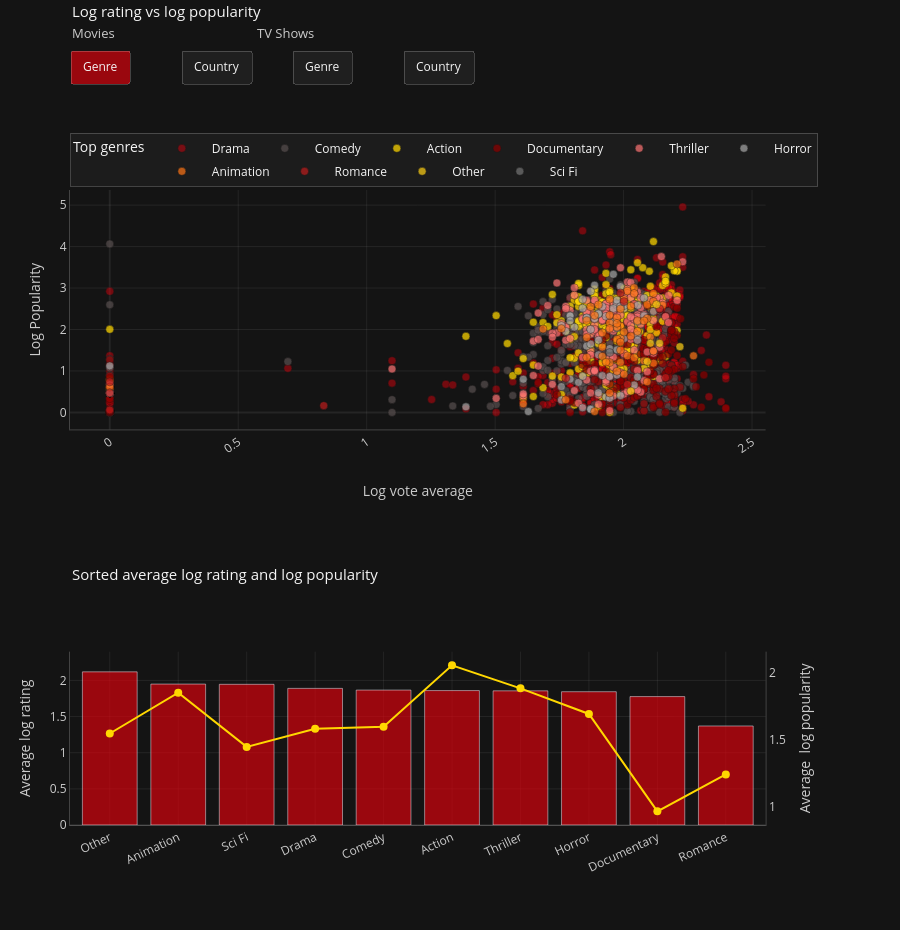

Notebook code for this chart:
### Code cell
PALETTE = [NETFLIX_RED, NETFLIX_GRAY, NETFLIX_GOLD, '#8b0000', '#f87171', '#a3a3a3',
           '#f97316', '#b91c1c', '#facc15', '#737373', '#ef4444', '#d4d4d4']


def view_label(content_type, breakdown):
    content_label = 'Movies' if content_type == 'Movie' else 'TV Shows'
    return f'{content_label} by {breakdown}'


def scatter_traces(content_type, breakdown):
    subset = fig4_rows[fig4_rows['type'] == content_type].copy()
    key_col = 'main_genre' if breakdown == 'genre' else 'primary_country'
    top_keys = subset[key_col].value_counts().head(10).index.tolist()
    traces = []
    for i, key in enumerate(top_keys):
        pts = subset[subset[key_col] == key]
        traces.append(go.Scatter(
            x=pts['log_vote_average'],
            y=pts['log_popularity'],
            mode='markers',
            name=str(key),
            legendgroup=str(key),
            text=pts['title'],
            customdata=np.stack([pts['primary_country'], pts['main_genre'], pts['type']], axis=1),
            marker=dict(
                size=8,
                opacity=0.72,
                color=PALETTE[i % len(PALETTE)],
                line=dict(color=NETFLIX_BG, width=0.5),
            ),
            hovertemplate=(
                '<b>%{text}</b><br>'
                'Log rating: %{x:.2f}<br>'
                'Log Popularity: %{y:.2f}<br>'
                'Country: %{customdata[0]}<br>'
                'Genre: %{customdata[1]}<br>'
                'Type: %{customdata[2]}'
                '<extra></extra>'
            ),
        ))
    return traces


def summary_metrics(content_type, breakdown):
    subset = fig4_rows[fig4_rows['type'] == content_type].copy()
    key_col = 'main_genre' if breakdown == 'genre' else 'primary_country'
    metrics = (
        subset.groupby(key_col)
        .agg(
            count=('title', 'size'),
            avg_log_rating=('log_vote_average', 'mean'),
            avg_log_popularity=('log_popularity', 'mean'),
        )
        .reset_index()
        .rename(columns={key_col: 'group'})
    )
    if breakdown == 'country':
        metrics = metrics[metrics['count'] >= 20]
    return metrics.sort_values('avg_log_rating', ascending=False).head(12)


def summary_traces(content_type, breakdown):
    metrics = summary_metrics(content_type, breakdown)
    return [
        go.Bar(
            x=metrics['group'],
            y=metrics['avg_log_rating'],
            name='Avg log rating',
            marker_color=NETFLIX_RED,
            showlegend=False,
            customdata=np.stack([metrics['count'], metrics['avg_log_popularity']], axis=1),
            hovertemplate='%{x}<br>Avg log rating: %{y:.2f}<br>Titles: %{customdata[0]}<br>Avg log popularity: %{customdata[1]:.2f}<extra></extra>',
        ),
        go.Scatter(
            x=metrics['group'],
            y=metrics['avg_log_popularity'],
            mode='lines+markers',
            name='Avg log popularity',
            marker=dict(color=NETFLIX_GOLD, size=8),
            line=dict(color=NETFLIX_GOLD, width=2),
            showlegend=False,
            hovertemplate='%{x}<br>Avg log popularity: %{y:.2f}<extra></extra>',
        ),
    ]


views = []
for content_type in ['Movie', 'TV Show']:
    for breakdown in ['genre', 'country']:
        scatter = scatter_traces(content_type, breakdown)
        summary = summary_traces(content_type, breakdown)
        views.append({
            'label': view_label(content_type, breakdown),
            'content_type': content_type,
            'breakdown': breakdown,
            'scatter_count': len(scatter),
            'legend_title': 'Top genres' if breakdown == 'genre' else 'Top countries',
            'summary_x': 'Genre' if breakdown == 'genre' else 'Country',
            'traces': scatter + summary,
        })

all_traces = []
trace_ranges = []
trace_positions = []
for view in views:
    start = len(all_traces)
    for local_idx, trace in enumerate(view['traces']):
        trace.visible = False
        all_traces.append(trace)
        if local_idx < view['scatter_count']:
            trace_positions.append((1, False))
        elif local_idx == view['scatter_count']:
            trace_positions.append((2, False))
        else:
            trace_positions.append((2, True))
    trace_ranges.append((start, len(all_traces)))

for trace in all_traces[trace_ranges[0][0]:trace_ranges[0][1]]:
    trace.visible = True

fig4 = make_subplots(
    rows=2,
    cols=1,
    shared_xaxes=False,
    vertical_spacing=0.35,
    row_heights=[0.58, 0.42],
    specs=[[{}], [{'secondary_y': True}]],
)

for trace, (row, secondary_y) in zip(all_traces, trace_positions):
    fig4.add_trace(trace, row=row, col=1, secondary_y=secondary_y)

N_VIEWS = len(views)
x_positions = [0.00, 0.15, 0.30, 0.45]
updatemenu_dicts = []

for i, (view, (start, end)) in enumerate(zip(views, trace_ranges)):
    visible = [False] * len(all_traces)
    for idx in range(start, end):
        visible[idx] = True

  
    bgcolor_updates = {
        f'updatemenus[{j}].bgcolor': (NETFLIX_RED if j == i else NETFLIX_PANEL)
        for j in range(N_VIEWS)
    }

    label = 'Genre' if view['breakdown'] == 'genre' else 'Country'

    updatemenu_dicts.append(dict(
        type='buttons',
        direction='right',
        x=x_positions[i],
        y=1.22,
        xanchor='left',
        yanchor='top',
        showactive=False,
        bgcolor=NETFLIX_RED if i == 0 else NETFLIX_PANEL,
        bordercolor=NETFLIX_BORDER,
        font=dict(color=NETFLIX_TEXT),
        pad=dict(t=0, r=4),
        buttons=[dict(
            label=label,
            method='update',
            args=[
                {'visible': visible},
                {
                    'legend': {'title': {'text': view['legend_title']}},
                    'xaxis2': {'title': '', 'tickangle': -25},
                    **bgcolor_updates,
                },
            ],
        )],
    ))

fig4.update_layout(
    height=930,
    margin=dict(l=70, r=90, t=190, b=105),
    plot_bgcolor=NETFLIX_BG,
    paper_bgcolor=NETFLIX_BG,
    font=dict(color=NETFLIX_MUTED),
    hovermode='closest',
    hoverlabel=dict(
        bgcolor=NETFLIX_HOVER,
        bordercolor=NETFLIX_BORDER,
        font=dict(color=NETFLIX_TEXT),
    ),
    legend=dict(
        title=dict(text=views[0]['legend_title'], font=dict(color=NETFLIX_TEXT)),
        font=dict(color=NETFLIX_TEXT),
        bgcolor='rgba(30,30,30,0.8)',
        bordercolor=NETFLIX_BORDER,
        borderwidth=1,
        orientation='h',
        y=1.005,
        x=0,
        xanchor='left',
        yanchor='bottom',
        itemwidth=50,
        tracegroupgap=4,
    ),
    updatemenus=updatemenu_dicts,
    annotations=[
        dict(text='Movies', x=0.00, y=1.265, xref='paper', yref='paper', showarrow=False, xanchor='left', font=dict(size=13, color=NETFLIX_MUTED)),
        dict(text='TV Shows', x=0.25, y=1.265, xref='paper', yref='paper', showarrow=False, xanchor='left', font=dict(size=13, color=NETFLIX_MUTED)),
        dict(text='Log rating vs log popularity', x=0.00, y=1.3, xref='paper', yref='paper', showarrow=False, xanchor='left', font=dict(size=15, color=NETFLIX_TEXT)),
        dict(text='Sorted average log rating and log popularity', x=0.00, y=0.395, xref='paper', yref='paper', showarrow=False, xanchor='left', font=dict(size=15, color=NETFLIX_TEXT)),
    ],
)

fig4.update_xaxes(title_text='Log vote average', title_standoff=30, tickangle=-35, row=1, col=1)
fig4.update_yaxes(title_text='Log Popularity', row=1, col=1)


fig4.update_xaxes(title_text='', tickangle=-25, row=2, col=1)
fig4.update_yaxes(title_text='Average log rating', range=[0, np.log1p(10)], row=2, col=1, secondary_y=False)
fig4.update_yaxes(title_text='Average  log popularity', showgrid=False, row=2, col=1, secondary_y=True)

fig4.update_xaxes(
    tickfont=dict(color=NETFLIX_MUTED),
    title_font=dict(color=NETFLIX_MUTED),
    gridcolor=NETFLIX_GRID,
    zerolinecolor=NETFLIX_GRID,
    linecolor=NETFLIX_BORDER,
)
fig4.update_yaxes(
    tickfont=dict(color=NETFLIX_MUTED),
    title_font=dict(color=NETFLIX_MUTED),
    gridcolor=NETFLIX_GRID,
    zerolinecolor=NETFLIX_GRID,
    linecolor=NETFLIX_BORDER,
)

fig4.show()
